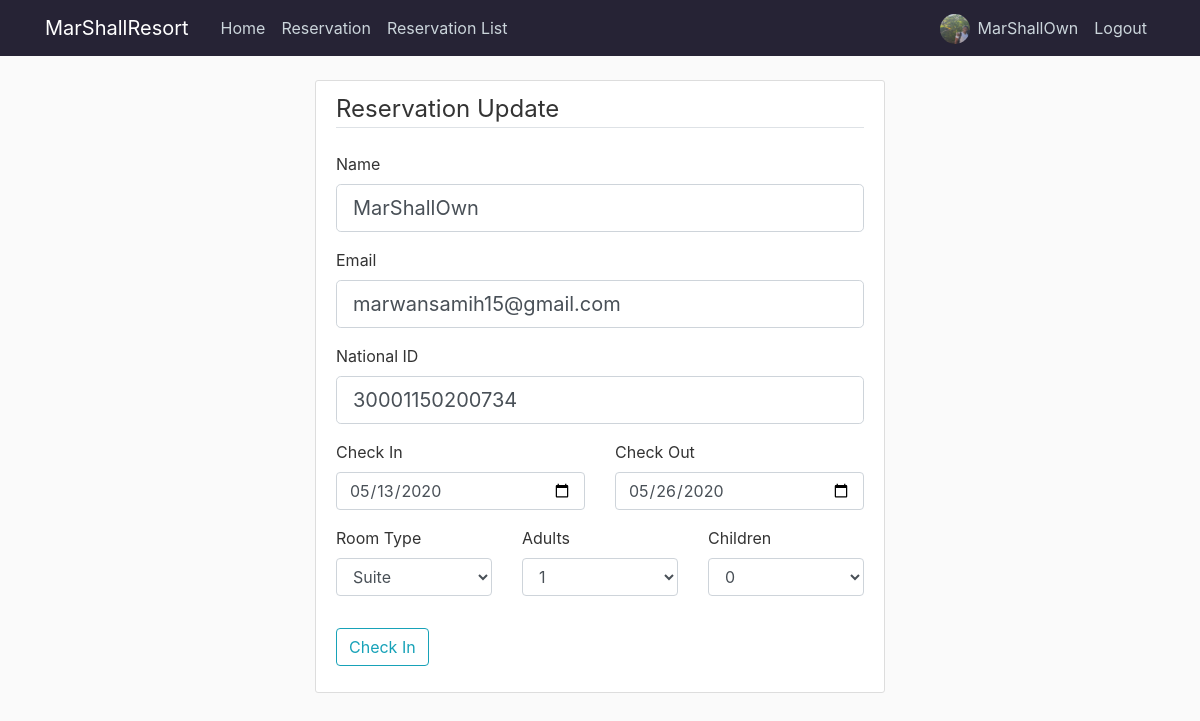
The page /reservation/1/update (signed in) on the database its author committed.
### app/models.py (models this page shows, shortened)
class User(db.Model, UserMixin):
    id = db.Column(db.Integer,primary_key=True)
    username = db.Column(db.String(20), unique=True, nullable=False)
    email = db.Column(db.String(120), unique=True, nullable=False)
    image_file = db.Column(db.String(20), nullable=False, default='default.jpg')
    password = db.Column(db.String(60), nullable=False)
    role = db.Column(db.String(50))
    reservations = db.relationship('Reservation', backref='user',lazy=True)

class Reservation(db.Model):
    id = db.Column(db.Integer, primary_key=True)
    name = db.Column(db.String(100),nullable=False)
    email = db.Column(db.String(120), nullable=False)
    NationalID = db.Column(db.Integer)
    room = db.Column(db.String(10),nullable=False)
    adults = db.Column(db.String(10),nullable=False)
    children = db.Column(db.String(10),nullable=False)
    checkin = db.Column(db.Date, nullable=False)
    checkout = db.Column(db.Date, nullable=False)
    gender = db.Column(db.String(10))
    birthdate = db.Column(db.Date)
    date_posted = db.Column(db.DateTime, nullable=False, default= datetime.now)
    user_id = db.Column(db.Integer, db.ForeignKey('user.id'), nullable=True)

### app/routes.py (the view)
@app.route('/reservation/<int:guest_id>/update', methods=['GET', 'POST'])
@login_required
def update_reservation(guest_id):
    guest = Reservation.query.get_or_404(guest_id)
    if current_user.role == 'Admin' or current_user == guest.user:
        form = ReservationForm()
        form.room.choices = getavailable()
        guest = Reservation.query.get_or_404(guest_id)
        room = Room.query.filter_by(rname=guest.room).first()
        if form.validate_on_submit():
            guest.name = form.name.data
            guest.email = form.email.data
            guest.checkin = form.checkin.data
            guest.checkout = form.checkout.data
            guest.adults = form.adults.data
            guest.children = form.children.data
            if guest.room != form.room.data:
                room.number += 1
                guest.room = form.room.data
                room = Room.query.filter_by(rname=form.room.data).first()
                room.number -= 1
            if form.NationalID.data:
                guest.NationalID = int(form.NationalID.data)
                guest.gender = male_or_female(int(form.NationalID.data))
                guest.birthdate = Date_from_ID(int(form.NationalID.data))
            else:
                guest.NationalID = None
                guest.gender = None
                guest.birthdate = None
            db.session.commit()
            flash('Reservation has been Updated!','success')
            if current_user.role == 'Admin':
                return redirect(url_for('reservation_list'))
            else:
                return redirect(url_for('home'))
        elif request.method == 'GET':
            form.name.data = guest.name
            form.email.data = guest.email
            if guest.NationalID != None:
                form.NationalID.data = str(guest.NationalID)
            form.checkin.data = guest.checkin
            form.checkout.data = guest.checkout
            form.adults.data = guest.adults
            form.room.data = guest.room
            form.children.data = guest.children
        return render_template('update_reservation.html', title="Reservation Update", form=form)
    else:
        flash('You need to be admin to view this page.','danger')
        return redirect(url_for('home'))

### app/forms.py (shortened to what this page needs)
class ReservationForm(FlaskForm):
    name = StringField('Name', validators=[DataRequired()])
    email = StringField('Email', validators=[DataRequired()])
    NationalID = StringField('National ID')
    room = SelectField('Room Type')
    adults = SelectField('Adults', choices=[ ('one', 1), ('two', 2), ('three', 3) ])
    children = SelectField('Children', choices=[ ('zero', 0), ('one', 1), ('two', 2) ])
    checkin = DateField('Check In',format='%Y-%m-%d', validators=[DataRequired()])
    checkout = DateField('Check Out', format='%Y-%m-%d', validators=[DataRequired()])
    submit = SubmitField('Check In')

### app/models.py (called while the page is built)
@login_manager.user_loader
def load_user(user_id):
    return User.query.get(int(user_id))

### app/routes.py (called while the page is built)
def getavailable():
    choices=[ ('suite', 'Suite'), ('family', 'Family'), ('deluxe', 'Deluxe'), ('classic', 'Classic'), ('superior', 'Superior'), ('luxury', 'Luxury') ]
    rooms = Room.query.filter_by(number = 0).all()
    for room in rooms:
        del choices[room.id-1]
    return choices

### app/templates/update_reservation.html (shortened to what this page needs)
{%extends "layout.html" %}
{% block content %}
<div class='row'>
<div class="col-md-3">
</div>
<div class="content-section col-md-6">
    <form  method="POST" action="">
        <fieldset class="form-group">
            <legend class="border-bottom mb-4">{{title}}</legend>
            <div class="form-group">
                    {{ form.name.label(class="form-control-label") }}
                    {% if form.name.errors %}
                        {{ form.name(class="form-control form-control-lg is-invalid") }}
                        <div class="invalid-feedback">
                            {% for error in form.name.errors %}
                                <span>{{error}}</span>
                            {% endfor %}
                        </div>
                    {% else %}
                        {{ form.name(class="form-control form-control-lg") }}
                    {% endif %}
            </div>
            <div class="form-group">
                    {{ form.email.label(class="form-control-label") }}
                    {% if form.email.errors %}
                        {{ form.email(class="form-control form-control-lg is-invalid") }}
                        <div class="invalid-feedback">
                            {% for error in form.email.errors %}
                                <span>{{error}}</span>
                            {% endfor %}
                        </div>
                    {% else %}
                        {{ form.email(class="form-control form-control-lg") }}
                    {% endif %}
            </div>
            <div class="form-group">
                    {{ form.NationalID.label(class="form-control-label") }}
                    {% if form.NationalID.errors %}
                        {{ form.NationalID(class="form-control form-control-lg is-invalid") }}
                        <div class="invalid-feedback">
                            {% for error in form.NationalID.errors %}
                                <span>{{error}}</span>
                            {% endfor %}
                        </div>
                    {% else %}
                        {{ form.NationalID(class="form-control form-control-lg") }}
                    {% endif %}
            </div>
            <div class="row">
                <div class="form-group col-md-6">
                    {{form.checkin.label(class="form-label")}}
                    {% if form.checkin.errors %}
                    {{form.checkin(class="form-control is-invalid", type="date")}}
                    <div class="invalid-feedback">
                            {% for error in form.checkin.errors %}
                            <span>{{error}}</span>
                            {% endfor %}
                        </div>
                    {% else %}
                    {{ form.checkin(class="form-control", type="date") }}
                    {% endif %}
                </div>
                <div class="form-group col-md-6">
                    {{form.checkout.label(class="form-label")}}
                    {% if form.checkout.errors %}
                {{form.checkout(class="form-control is-invalid", type="date")}}
                <div class="invalid-feedback">
                        {% for error in form.checkout.errors %}
                        <span>{{error}}</span>
                        {% endfor %}
                    </div>
                {% else %}
                {{ form.checkout(class="form-control", type="date") }}
                {% endif %}
                </div>
            </div>
                <div class="row">
                    <div class="col-sm-4">
                        <div class="form-group">
                            {{form.room.label(class="form-label")}}
                            {{form.room(class="form-control")}}
                        </div>
                    </div>
                    <div class="col-sm-4">
                        <div class="form-group">
                            {{form.adults.label(class="form-label")}}
                            {{form.adults(class="form-control")}}
                        </div>
                    </div>
                    <div class="col-sm-4">
                        <div class="form-group">
                            {{form.children.label(class="form-label")}}
                            {{form.children(class="form-control")}}
                        </div>
                    </div>
                </div>
        </fieldset>
        <div class="form-group">
                {{ form.submit(class="btn btn-outline-info") }}
        </div>
    </form>
</div>
</div>
{% endblock content %}

### app/templates/layout.html (shortened to what this page needs)
<!DOCTYPE html>
<html lang="en">
<head>
    <link rel="stylesheet" href="https://stackpath.bootstrapcdn.com/bootstrap/4.3.1/css/bootstrap.min.css">
    <link type="text/css" rel="stylesheet" href=" {{url_for('static', filename='main.css')}} " />
</head>
<body>
        <header class="site-header">
                <nav class="navbar navbar-expand-md navbar-dark bg-steel fixed-top">
                    <div class="container">
                    <a class="navbar-brand mr-4" href="{{url_for('home')}}">MarShallResort</a>
                    <div class="collapse navbar-collapse" id="navbarToggle">
                        <div class="navbar-nav mr-auto">
                        <a class="nav-item nav-link" href="{{url_for('home')}}">Home</a>
                        <a class="nav-item nav-link" href="{{url_for('reservation')}}">Reservation</a>
                        {% if current_user.is_authenticated and current_user.role == 'Admin' %}
                        <a class="nav-item nav-link" href="{{url_for('reservation_list')}}">Reservation List</a>
                        {% endif %}
                        </div>
                        <div class="navbar-nav">
                            {% if current_user.is_authenticated %}
                            <div style='margin-right: 0vh;' class='row'>
                                <a href="{{url_for('account')}}" class='prof-img-a'><img style="margin:20% 2% 0 0; height: 30px; width:30px;" class="rounded-circle" src="{{ url_for('static', filename='profile_pics/' + current_user.image_file) }}"></a>
                                <a class="nav-item nav-link" href="{{url_for('account')}}">{{current_user.username}}</a>
                            </div>
                                <a class="nav-item nav-link" href="{{url_for('logout')}}">Logout</a>
                            {% else %}
                                <a class="nav-item nav-link" href="{{url_for('login')}}">Login</a>
                                <a class="nav-item nav-link" href="{{url_for('register')}}">Register</a>
                            {% endif %}
                        </div>
                    </div>
                    </div>
                </nav>
                </header>
                        <main role="main" class="container">
                                <div class="row">
                                    <div class="col-md-12">
                                    {% block content %}{% endblock %}
                                    </div>
</body>
</html>

### app/static/main.css (style rules this page uses)
body { background: #fafafa; color: #333333; margin-top: 5rem; }
.bg-steel { background-color: #262335; }
.site-header .navbar-nav .nav-link { color: #cbd5db; }
.content-section { background: #ffffff; padding: 10px 20px; border: 1px solid #dddddd; border-radius: 3px; margin-bottom: 20px; }

### rows shown on the page
User: image_file (picture), username "MarShallOwn"
Reservation: name "MarShallOwn", email "marwansamih15@gmail.com", NationalID "30001150200734", checkin "05/13/2020", checkout "05/26/2020", room "Suite", adults "1", children "0"

### other values the page prints
{{ title }} "Reservation Update"
